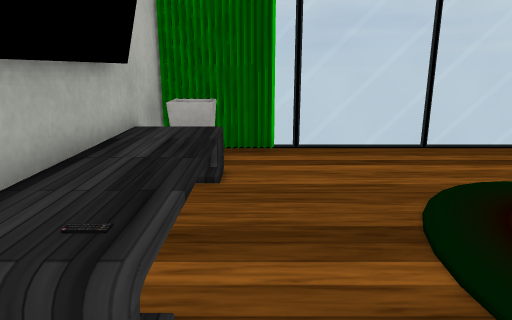
View 1 (above)

12 first-person views from a walk through a 3-D level made in the Unity game engine. The camera is 1.2 m above the floor, tilts 14° down and sees 70° across. The floor is counted in squares, 0.5 m on a side. Each view is taken from the middle of a square. On the plan, view 1 faces up. The plan holds only what a view shows up to about 20 squares ahead; the rest is blank. The player is left out. Door leaves are left out, so doorways stand open. Some surface patterns are stand-ins.

View 2
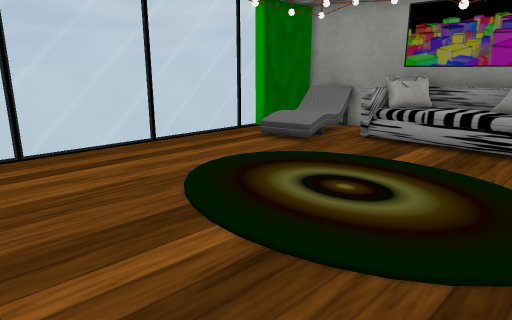

View 3
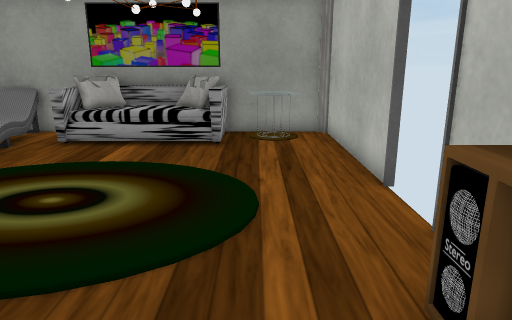

View 4
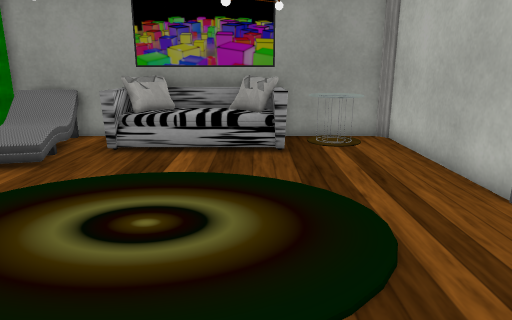

View 5
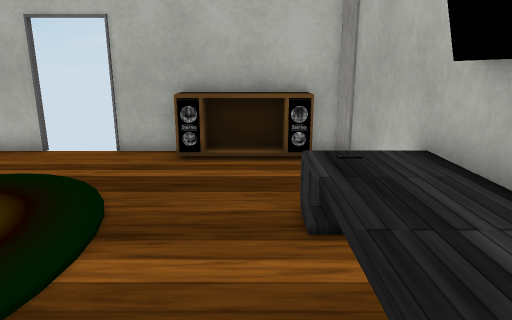

View 6
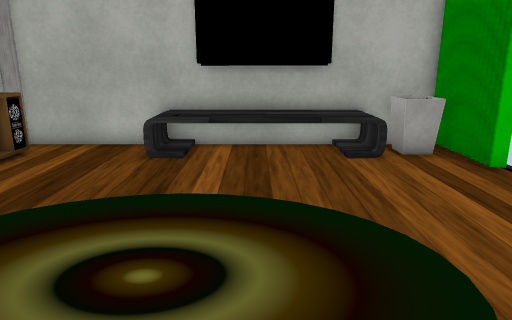

View 7
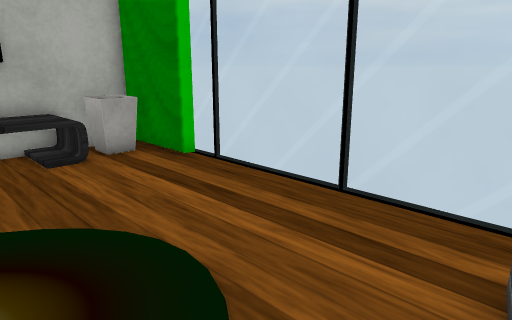

View 8
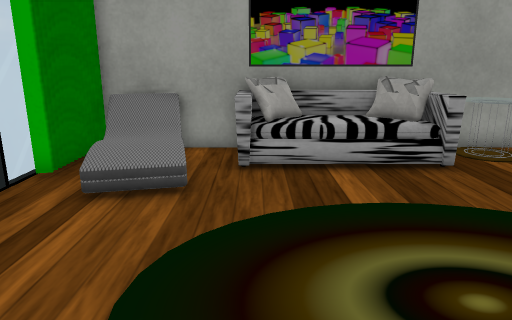

View 9
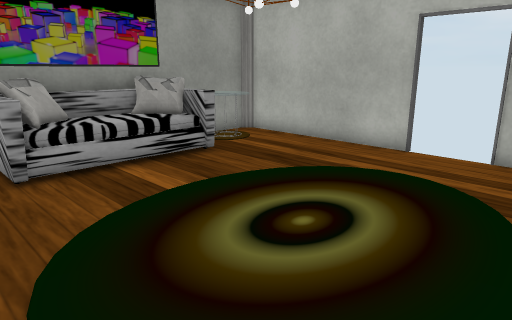

View 10
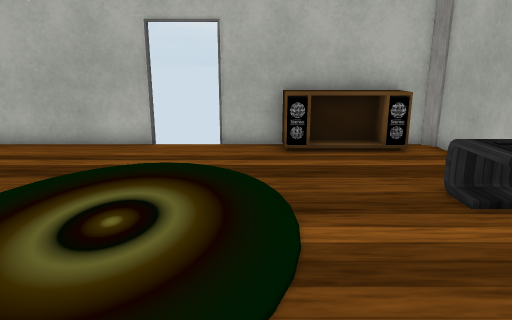

View 11
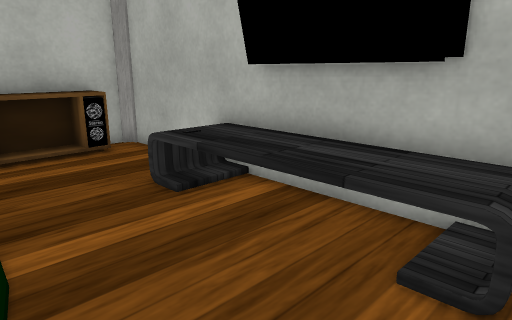

View 12
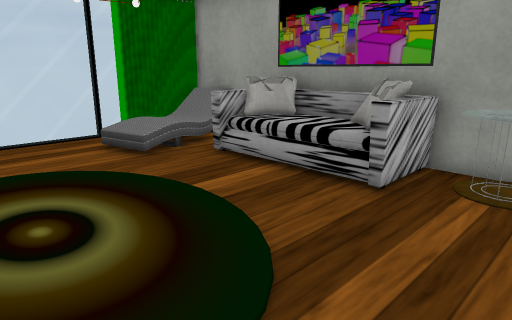

### Floor plan
Key: @ floor where view 1 was taken; # wall or solid block; . floor; D open door; = window, fence, low wall or low ledge; O other object.
Columns run from 3 left of view 1 to 13 right of it. Each row starts with its distance up from view 1.
 11 ####=========##
 10 #............  ##
  9 ##O.........O OO#
  8 #OO.........OOO.O
  7 #OO.............#
  6 #OO...........OOO
  5 #OO...........OOO
  4 #OO...........O #
  3 # O...........OO#
  2 #OO...........OOO
  1 #.............OO#
  0 #..@..........OO=
 -1 #.............OOO
 -2 ##OOOO.........=#
 -3 ########DD#######

Positions as (right, up) in squares from view 1, and headings:
1: (0, 0), facing up
2: (-1, 0), facing up-right
3: (-1, 0), facing right
4: (0, 2), facing right
5: (0, 8), facing down
6: (9, 5), facing left
7: (9, 5), facing up-left
8: (2, 6), facing right
9: (2, 8), facing down-right
10: (3, 9), facing down
11: (3, 9), facing down-left
12: (4, -2), facing up-right
